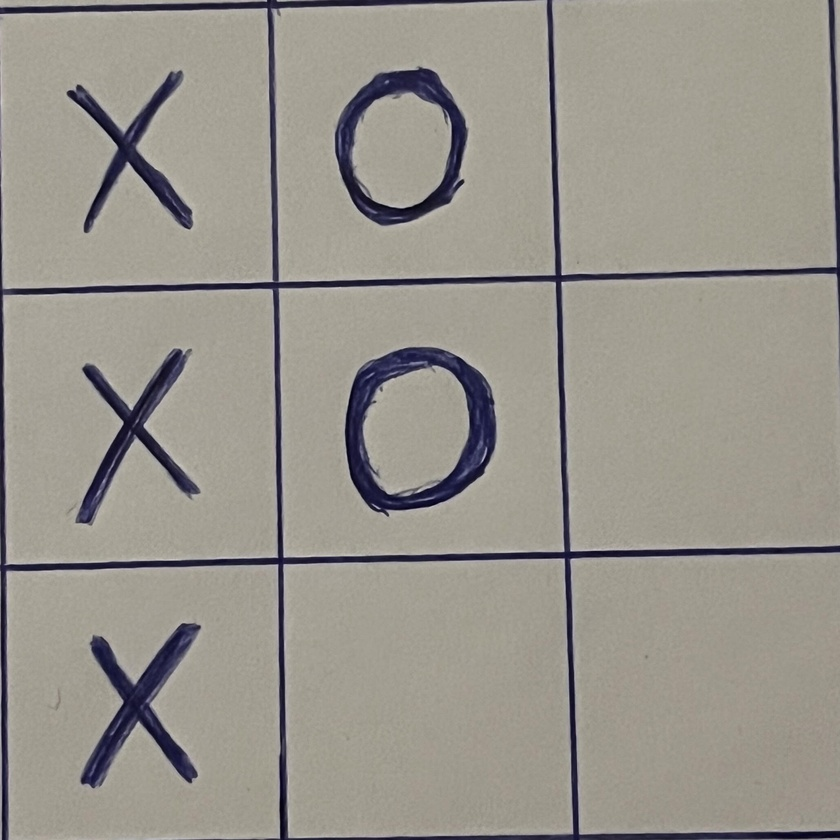
#> input picture hand_drawn.jpg, 840 x 840 px, shrunk from 2060 x 2060 before the run
$ python -i image_processing.py   (imports and definitions only)
#> lines starting #> are read from the running program, lines starting #| are printed output that depends on the picture; after the words box and inside, x2 and y2 are one past the last pixel; in counts of white or black regions, pixels touching at a corner belong together
#> in get_board_from_file, uploaded_image is the input picture: PIL image 840x840 RGB; mean R, G, B 152, 148.1, 139.9
from typing import BinaryIO
from PIL import Image
import pytesseract

from server.game_state import Symbol


BORDER_CROP = 10 / 100
IMAGE_THRESHOLD = 100


def preprocess_image(image: Image.Image) -> Image.Image:
    grayscaled_image = image.convert("L")
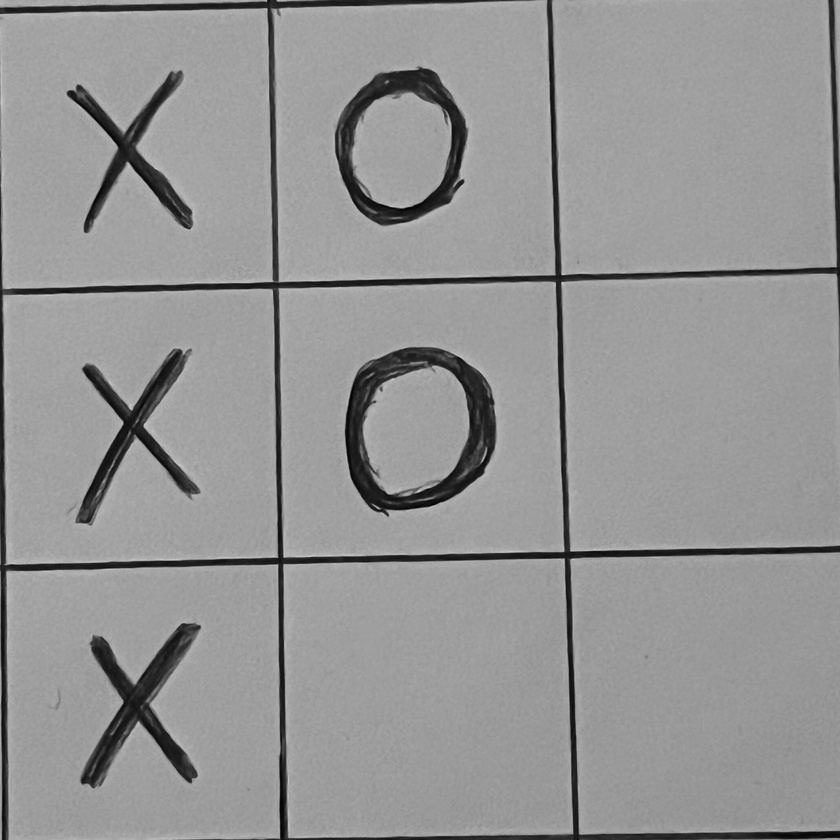
#> grayscaled_image: PIL image 840x840 L; min 1, max 205, mean 148.4
    binarized_image = grayscaled_image.point(
        lambda p: 255 if p > IMAGE_THRESHOLD else 0
    )
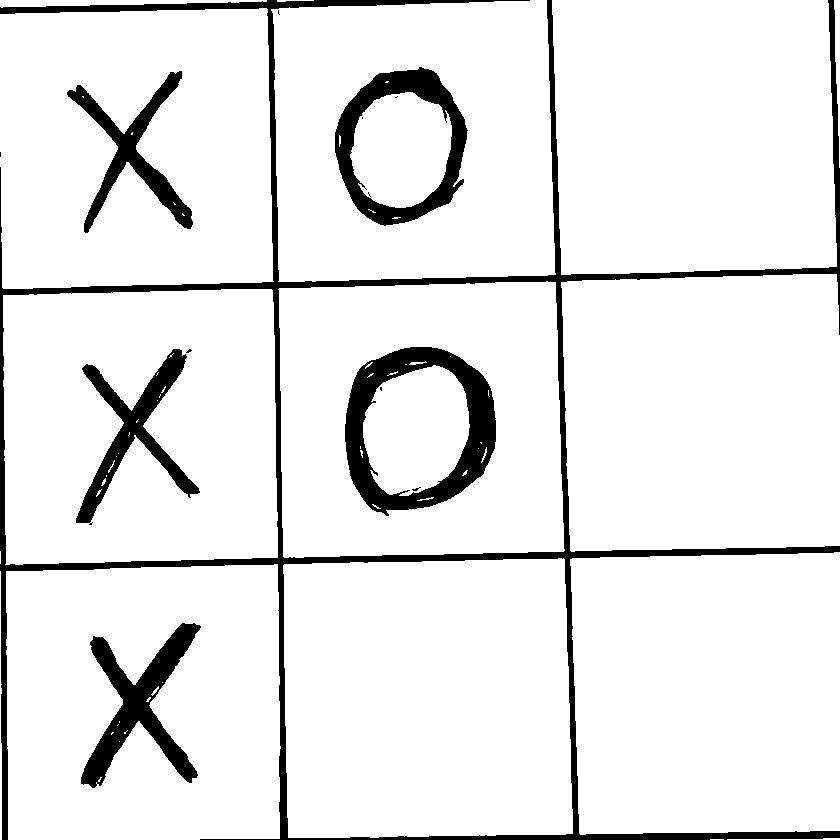
#> binarized_image: PIL image 840x840 L; 91.2% white; 14 black regions (8 under 20 px), largest, box (x1, y1, x2, y2) and area: (0, 0, 840, 840) 29718, (345, 347, 496, 516) 9384, (335, 67, 468, 226) 6755, (81, 623, 201, 788) 6491, (76, 349, 200, 525) 5230, (67, 71, 193, 233) 4685
    return binarized_image


def crop_cell(image: Image.Image, *, row: int, col: int) -> Image.Image:
    cropped_height = image.height // 3
    cropped_width = image.width // 3
    return image.crop(
        (
            int((col + BORDER_CROP) * cropped_width),
            int((row + BORDER_CROP) * cropped_height),
            int(((col + 1) - BORDER_CROP) * cropped_width),
            int(((row + 1) - BORDER_CROP) * cropped_height),
        )
    )


def get_char_from_image(image: Image.Image) -> Symbol:
    char = str(pytesseract.image_to_string(image, config="--psm 10", lang="eng"))
    return Symbol.from_char(char[0] if len(char) > 0 else " ")


def get_board_from_file(file: BinaryIO) -> list[list[Symbol]]:
    with Image.open(file) as uploaded_image:
        preprocessed_image = preprocess_image(uploaded_image)
        image_array: list[list[Symbol]] = []
        for row in range(3):
            column_array: list[Symbol] = []
            for col in range(3):
                cell = crop_cell(preprocessed_image, row=row, col=col)
                column_array.append(get_char_from_image(cell))
            image_array.append(column_array)
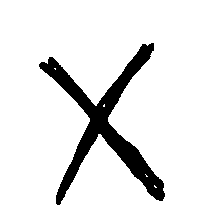
#> cell: PIL image 224x224 L; 90.7% white; 1 black region, box (x1, y1, x2, y2) and area: (39, 43, 165, 205) 4685
#> after the loop, image_array = []
    return image_array

#> (the run stopped early here; a loop or call above may not have finished)
